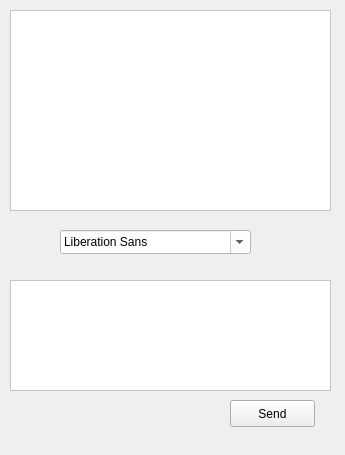
<?xml version="1.0" encoding="UTF-8"?>
<ui version="4.0">
 <class>convoTab</class>
 <widget class="QWidget" name="convoTab">
  <property name="geometry">
   <rect>
    <x>0</x>
    <y>0</y>
    <width>345</width>
    <height>455</height>
   </rect>
  </property>
  <property name="windowTitle">
   <string>Form</string>
  </property>
  <property name="styleSheet">
   <string notr="true">
</string>
  </property>
  <widget class="QTextEdit" name="tabmessage">
   <property name="geometry">
    <rect>
     <x>10</x>
     <y>280</y>
     <width>321</width>
     <height>111</height>
    </rect>
   </property>
   <property name="styleSheet">
    <string notr="true">background-color: rgb(255, 255, 255);
</string>
   </property>
  </widget>
  <widget class="QFontComboBox" name="fontComboBox">
   <property name="geometry">
    <rect>
     <x>60</x>
     <y>230</y>
     <width>191</width>
     <height>24</height>
    </rect>
   </property>
   <property name="styleSheet">
    <string notr="true">background-color: rgb(255, 255, 255);</string>
   </property>
  </widget>
  <widget class="QListWidget" name="tabconvo">
   <property name="geometry">
    <rect>
     <x>10</x>
     <y>10</y>
     <width>321</width>
     <height>201</height>
    </rect>
   </property>
   <property name="styleSheet">
    <string notr="true">background-color: rgb(255, 255, 255);
</string>
   </property>
  </widget>
  <widget class="QPushButton" name="tabsendbutton">
   <property name="geometry">
    <rect>
     <x>230</x>
     <y>400</y>
     <width>85</width>
     <height>27</height>
    </rect>
   </property>
   <property name="styleSheet">
    <string notr="true"/>
   </property>
   <property name="text">
    <string>Send</string>
   </property>
  </widget>
 </widget>
 <resources/>
 <connections/>
</ui>
